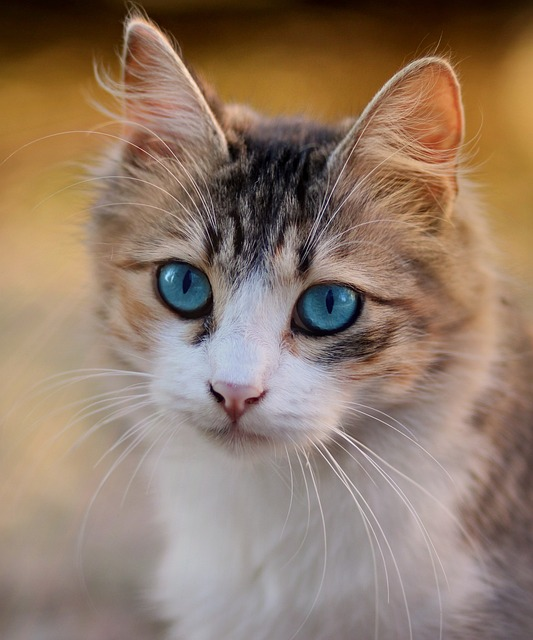
#> input picture src/cat.jpg, 533 x 640 px
$ python Distortions.py
#> lines starting #> are read from the running program, lines starting #| are printed output that depends on the picture
import numpy as np
from PIL import Image
import matplotlib.pyplot as plt


def distort(img, orientation='horizontal', func=np.sin, x_scale=0.05, y_scale=5):
    assert orientation[:3] in ['hor', 'ver'], "dist_orient should be 'horizontal'|'vertical'"
    assert func in [np.sin, np.cos], "supported functions are np.sin and np.cos"
    assert 0.00 <= x_scale <= 0.1, "x_scale should be in [0.0, 0.1]"
    assert 0 <= y_scale <= min(img.size[0], img.size[1]), "y_scale should be less than image size"
    img_dist = img.copy()

    def shift(x):
        return int(y_scale * func(np.pi * x * x_scale))

    img_array = np.array(img_dist)

    for c in range(3):
        for i in range(img_array.shape[1] if orientation.startswith('ver') else img_array.shape[0]):
            if orientation.startswith('ver'):
                img_array[:, i, c] = np.roll(img_array[:, i, c], shift(i))[:img_array.shape[0]]
            else:
                img_array[i, :, c] = np.roll(img_array[i, :, c], shift(i))[:img_array.shape[1]]

    return Image.fromarray(img_array.astype(np.uint8))


# Load the cat image using PIL
img_path = 'cat.jpg'
img = Image.open(img_path)
#> img is the input picture: PIL image 533x640 RGB; mean R, G, B 145.2, 122.8, 105.2


def plot_grid(images, rows, cols, figsize=(10, 10)):
    fig, axes = plt.subplots(rows, cols, figsize=figsize)
    for i, ax in enumerate(axes.flatten()):
        ax.imshow(images[i])
        ax.axis('off')
    plt.show()


imgs_distorted = []
for ori in ['ver', 'hor']:
    for x_param in [0.01, 0.02, 0.03, 0.04]:
        for y_param in [2, 10, 20, 30, 40]:
            imgs_distorted.append(distort(img, orientation=ori, x_scale=x_param, y_scale=y_param))
#> after the loop, imgs_distorted = 40 items

plot_grid(imgs_distorted, 2, 5, figsize=(20, 8))
#> the loop in plot_grid, `for i, ax in enumerate(axes.flatten()):` made 10 passes
#> in plot_grid, `plt.show()`:
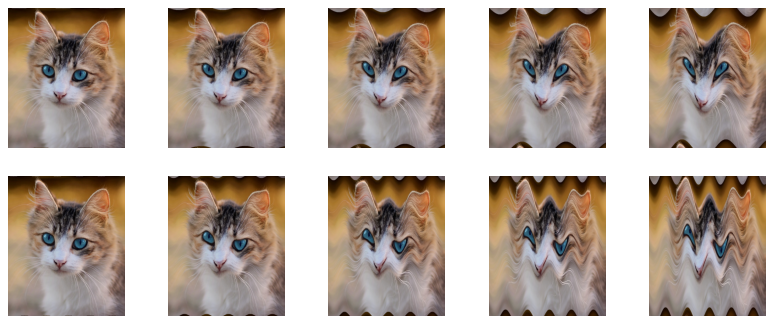
#> figure drawn by matplotlib, 10 panels
